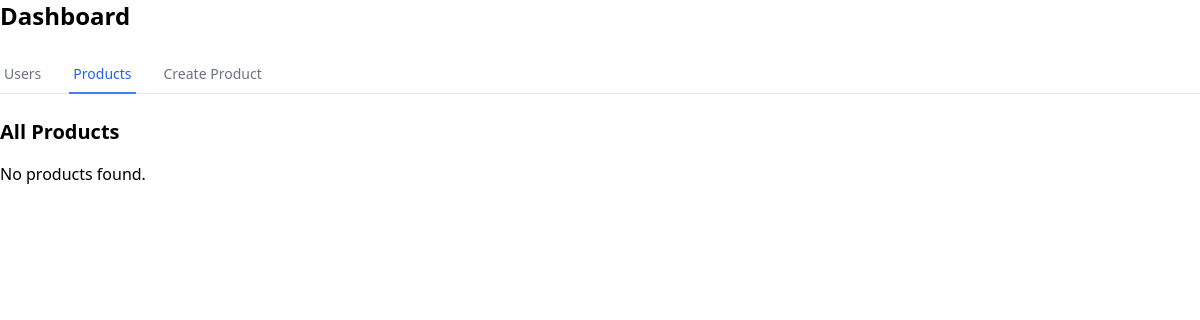
/products, run on an earlier commit of the app's database.
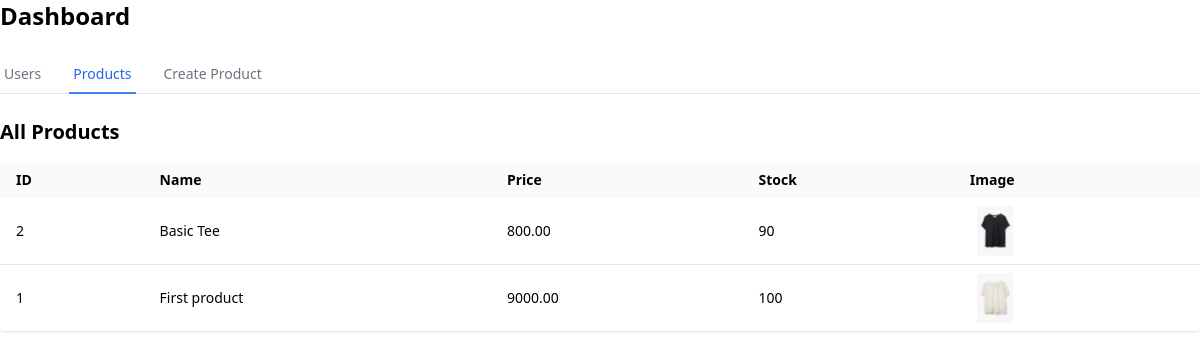
And on a later commit of the database.
### app/models.py (models this page shows)
class Product(db.Model):
    __tablename__ = "products"
    id  = db.Column(db.Integer , primary_key=True)
    name = db.Column(db.String(150), nullable=False)
    description = db.Column(db.Text , nullable=False)
    price = db.Column(db.Float , nullable=False)
    stock = db.Column(db.Integer , default=0)
    image = db.Column(db.String(256))

### app/admin.py (the view)
@admin.route("/products")
def products():
    all_products = Product.query.order_by(Product.id.desc()).all()
    return render_template("dashboard.html",
                           active_tab="products",
                           users=None,
                           products=all_products)

### templates/dashboard.html (shortened to what this page needs)
{% extends "base.html" %}
{% block content %}
<h1 class="text-2xl font-semibold mb-6">Dashboard</h1>
<div class="border-b border-gray-200 mb-6">
  <nav class="-mb-px flex gap-6" aria-label="Tabs">
    <a href="{{ url_for('admin.users') }}"
       class="py-2 px-1 border-b-2 text-sm font-medium
              {% if active_tab == 'users' %}border-blue-500 text-blue-600
              {% else %}border-transparent text-gray-500 hover:text-gray-700 hover:border-gray-300{% endif %}">
      Users
    </a>
    <a href="{{ url_for('admin.products') }}"
       class="py-2 px-1 border-b-2 text-sm font-medium
              {% if active_tab == 'products' %}border-blue-500 text-blue-600
              {% else %}border-transparent text-gray-500 hover:text-gray-700 hover:border-gray-300{% endif %}">
      Products
    </a>
    <a href="{{ url_for('admin.create_product') }}"
       class="py-2 px-1 border-b-2 text-sm font-medium
              {% if active_tab == 'create' %}border-blue-500 text-blue-600
              {% else %}border-transparent text-gray-500 hover:text-gray-700 hover:border-gray-300{% endif %}">
      Create Product
    </a>
  </nav>
</div>
{% if active_tab == 'users' %}
  <section>
    <h2 class="text-xl font-semibold mb-4">All Users</h2>
    {% if users %}
      <div class="overflow-x-auto bg-white rounded shadow">
        <table class="min-w-full text-sm">
          <thead class="bg-gray-50">
            <tr>
              <th class="px-4 py-2 text-left">ID</th>
              <th class="px-4 py-2 text-left">Name</th>
              <th class="px-4 py-2 text-left">Email</th>
            </tr>
          </thead>
          <tbody class="divide-y">
            {% for u in users %}
              <tr>
                <td class="px-4 py-2">{{ u.id }}</td>
                <td class="px-4 py-2">{{ u.name }}</td>
                <td class="px-4 py-2">{{ u.email }}</td>
              </tr>
            {% endfor %}
          </tbody>
        </table>
      </div>
    {% else %}
      <p>No users found.</p>
    {% endif %}
  </section>
{% elif active_tab == 'products' %}
  <section>
    <h2 class="text-xl font-semibold mb-4">All Products</h2>
    {% if products %}
      <div class="overflow-x-auto bg-white rounded shadow">
        <table class="min-w-full text-sm">
          <thead class="bg-gray-50">
            <tr>
              <th class="px-4 py-2 text-left">ID</th>
              <th class="px-4 py-2 text-left">Name</th>
              <th class="px-4 py-2 text-left">Price</th>
              <th class="px-4 py-2 text-left">Stock</th>
              <th class="px-4 py-2 text-left">Image</th>
            </tr>
          </thead>
          <tbody class="divide-y">
            {% for p in products %}
              <tr>
                <td class="px-4 py-2">{{ p.id }}</td>
                <td class="px-4 py-2">{{ p.name }}</td>
                <td class="px-4 py-2">{{ "%.2f"|format(p.price) }}</td>
                <td class="px-4 py-2">{{ p.stock }}</td>
                <td class="px-4 py-2">
                  {% if p.image %}
                  <img class="w-[50px] h-[50px] object-contain" src="{{ url_for('uploaded_file', filename=p.image.split('uploads/')[-1]) }}">
                  {% else %}
                    —
                  {% endif %}
                </td>
              </tr>
            {% endfor %}
          </tbody>
        </table>
      </div>
    {% else %}
      <p>No products found.</p>
    {% endif %}
  </section>
{% endif %}
{% endblock %}

### templates/base.html (shortened to what this page needs)
<!DOCTYPE html>
<html lang="en">
  <head>
    <script src="https://cdn.tailwindcss.com"></script>
</head>
  <body>
    {% block content %}{% endblock %}
    <script src="https://cdn.tailwindcss.com"></script>
</body>
</html>

What changed in the data, as far as the page shows it:
added Product: id "2", name "Basic Tee", price "800.00", stock "90", image (picture)
added Product: id "1", name "First product", price "9000.00", stock "100", image (picture)
Also different on the page:
text no longer shown: "No products found."
text now shown: "ID Name Price Stock Image"
